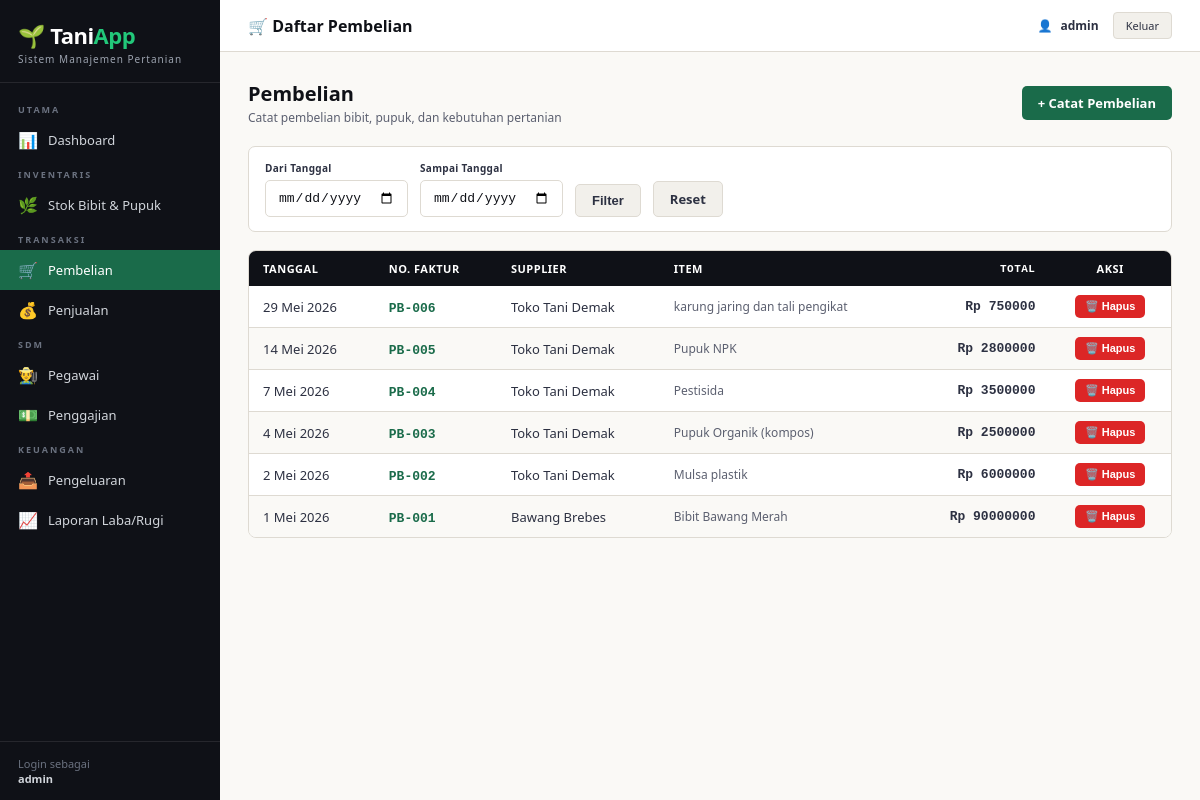
The app's page /transaksi/pembelian/ (signed in) with its own data.
### transaksi/models.py (models this page shows, shortened)
class Pembelian(models.Model):
    tanggal    = models.DateField()
    no_faktur  = models.CharField(max_length=60, unique=True)
    supplier   = models.CharField(max_length=150, blank=True, default='')
    total      = models.FloatField(default=0)
    keterangan = models.TextField(blank=True, default='')
    created_at = models.DateTimeField(auto_now_add=True)
    class Meta:
        ordering = ['-tanggal', '-id']

class ItemPembelian(models.Model):
    pembelian  = models.ForeignKey(Pembelian, on_delete=models.CASCADE, related_name='items')
    stok       = models.ForeignKey(Stok, on_delete=models.PROTECT, null=True, blank=True)
    nama_item  = models.CharField(max_length=150)
    jumlah     = models.FloatField()
    satuan     = models.CharField(max_length=30)
    harga_sat  = models.FloatField()

### transaksi/views.py (the view)
# urls.py: path('pembelian/',               views.list_pembelian,   name='list_pembelian'),
@login_required
def list_pembelian(request):
    start = request.GET.get('start', '')
    end   = request.GET.get('end', '')
    qs    = Pembelian.objects.prefetch_related('items')
    if start: qs = qs.filter(tanggal__gte=start)
    if end:   qs = qs.filter(tanggal__lte=end)
    return render(request, 'transaksi/list_pembelian.html', {'list': qs})

### templates/transaksi/list_pembelian.html (shortened to what this page needs)
{% extends "base.html" %}
{% block topbar_title %}🛒 Daftar Pembelian{% endblock %}
{% block nav_beli %}active{% endblock %}
{% block content %}
<div class="page-header">
  <div><h1>Pembelian</h1><p>Catat pembelian bibit, pupuk, dan kebutuhan pertanian</p></div>
  <a href="/transaksi/pembelian/tambah/" class="btn btn-primary">+ Catat Pembelian</a>
</div>
<form class="filter-bar" method="get">
  <div class="form-group"><label>Dari Tanggal</label><input type="date" name="start" value="{{ request.GET.start }}"></div>
  <div class="form-group"><label>Sampai Tanggal</label><input type="date" name="end" value="{{ request.GET.end }}"></div>
  <button type="submit" class="btn btn-secondary">Filter</button>
  <a href="/transaksi/pembelian/" class="btn btn-secondary">Reset</a>
</form>
<div class="table-wrap">
  <table>
    <thead><tr><th>Tanggal</th><th>No. Faktur</th><th>Supplier</th><th>Item</th><th class="td-right">Total</th><th class="td-center">Aksi</th></tr></thead>
    <tbody>
      {% for pb in list %}
      <tr>
        <td>{{ pb.tanggal }}</td>
        <td><span style="color:#1a6b4a;font-weight:600;font-family:monospace">{{ pb.no_faktur }}</span></td>
        <td>{{ pb.supplier|default:"-" }}</td>
        <td class="text-muted">
          {% for item in pb.items.all %}{{ item.nama_item }}{% if not forloop.last %}, {% endif %}{% endfor %}
        </td>
        <td class="td-right"><strong>Rp {{ pb.total|floatformat:0 }}</strong></td>
        <td class="td-center">
          <form method="post" action="/transaksi/pembelian/{{ pb.pk }}/hapus/" style="display:inline" onsubmit="return confirm('Hapus pembelian {{ pb.no_faktur }}?')">
            {% csrf_token %}<button type="submit" class="btn btn-danger btn-sm">🗑️ Hapus</button>
          </form>
        </td>
      </tr>
      {% empty %}
      <tr><td colspan="6" class="td-center text-muted" style="padding:24px">Belum ada pembelian.</td></tr>
      {% endfor %}
    </tbody>
  </table>
</div>
{% endblock %}

### templates/base.html (shortened to what this page needs)
<!DOCTYPE html>
<html lang="id">
<head>
</head>
<body>
<aside class="sidebar">
  <div class="sidebar-brand">
    <div class="logo">🌱 Tani<span>App</span></div>
    <div class="tagline">Sistem Manajemen Pertanian</div>
  </div>
  <nav class="nav">
    <div class="nav-section">Utama</div>
    <a href="/" class="{% block nav_dashboard %}{% endblock %}"><span class="ico">📊</span> Dashboard</a>
    <div class="nav-section">Inventaris</div>
    <a href="/stok/" class="{% block nav_stok %}{% endblock %}"><span class="ico">🌿</span> Stok Bibit & Pupuk</a>
    <div class="nav-section">Transaksi</div>
    <a href="/transaksi/pembelian/" class="{% block nav_beli %}{% endblock %}"><span class="ico">🛒</span> Pembelian</a>
    <a href="/transaksi/penjualan/" class="{% block nav_jual %}{% endblock %}"><span class="ico">💰</span> Penjualan</a>
    <div class="nav-section">SDM</div>
    <a href="/pegawai/" class="{% block nav_pegawai %}{% endblock %}"><span class="ico">👨‍🌾</span> Pegawai</a>
    <a href="/pegawai/penggajian/" class="{% block nav_gaji %}{% endblock %}"><span class="ico">💵</span> Penggajian</a>
    <div class="nav-section">Keuangan</div>
    <a href="/laporan/pengeluaran/" class="{% block nav_pengeluaran %}{% endblock %}"><span class="ico">📤</span> Pengeluaran</a>
    <a href="/laporan/laba-rugi/" class="{% block nav_laporan %}{% endblock %}"><span class="ico">📈</span> Laporan Laba/Rugi</a>
  </nav>
  <div class="sidebar-footer">
    Login sebagai<br><strong>{{ request.user.username }}</strong>
  </div>
</aside>
<div class="main">
  <div class="topbar">
    <div class="topbar-title">{% block topbar_title %}{% endblock %}</div>
    <div class="topbar-right">
      <div class="user-badge">👤 <strong>{{ request.user.username }}</strong></div>
      <a href="/logout/" class="btn-logout">Keluar</a>
    </div>
  </div>
  <div class="content">
    {% block content %}{% endblock %}
  </div>
</div>
</body>
</html>

### templates/base.html (style rules this page uses)
:root { --green: #1a6b4a; --green2: #22c87a; --green3: #f0fdf4; --ink: #0f1117; --ink2: #2d3142; --ink3: #5c6070; --paper: #faf9f6; --paper2: #f2f0eb; --rule: #dedad2; --red: #dc2626; --blue: #1d4ed8; --gold: #b45309; --sidebar: 220px; }
*,*::before,*::after { margin:0;padding:0;box-sizing:border-box }
html { font-size:15px }
body { font-family:'Segoe UI',system-ui,sans-serif;background:var(--paper);color:var(--ink);display:flex;min-height:100vh }
.sidebar { width:var(--sidebar);background:var(--ink);color:#fff;display:flex;flex-direction:column;position:fixed;top:0;left:0;height:100vh;z-index:100;overflow-y:auto }
.sidebar-brand { padding:20px 18px 16px;border-bottom:1px solid #ffffff18 }
.sidebar-brand .logo { font-size:22px;font-weight:700;letter-spacing:-.5px;color:#fff }
.sidebar-brand .logo span { color:var(--green2) }
.sidebar-brand .tagline { font-size:10px;color:#9ca3af;letter-spacing:1px;margin-top:2px }
.nav { padding:12px 0;flex:1 }
.nav-section { padding:8px 18px 4px;font-size:9px;font-weight:600;letter-spacing:2px;text-transform:uppercase;color:#6b7280 }
.nav a { display:flex;align-items:center;gap:10px;padding:9px 18px;color:#d1d5db;text-decoration:none;font-size:13px;font-weight:500;transition:background .15s }
.nav a.active { background:var(--green);color:#fff }
.nav a .ico { font-size:16px;width:20px;text-align:center }
.sidebar-footer { padding:14px 18px;border-top:1px solid #ffffff18;font-size:11px;color:#6b7280 }
.sidebar-footer strong { color:#d1d5db }
.main { margin-left:var(--sidebar);flex:1;display:flex;flex-direction:column;min-height:100vh }
.topbar { background:#fff;border-bottom:1px solid var(--rule);padding:12px 28px;display:flex;align-items:center;justify-content:space-between;position:sticky;top:0;z-index:50 }
.topbar-title { font-size:16px;font-weight:700;color:var(--ink) }
.topbar-right { display:flex;align-items:center;gap:14px }
.user-badge { display:flex;align-items:center;gap:8px;font-size:12px;color:var(--ink3) }
.user-badge strong { color:var(--ink2) }
.btn-logout { font-size:11px;background:var(--paper2);border:1px solid var(--rule);border-radius:4px;padding:5px 12px;color:var(--ink2);text-decoration:none;font-weight:500 }
.content { padding:28px;flex:1 }
.page-header { display:flex;align-items:center;justify-content:space-between;margin-bottom:20px;gap:12px;flex-wrap:wrap }
.page-header h1 { font-size:20px;font-weight:700;color:var(--ink) }
.page-header p { font-size:12px;color:var(--ink3);margin-top:2px }
.btn { display:inline-flex;align-items:center;gap:6px;padding:8px 16px;border-radius:5px;font-size:13px;font-weight:600;text-decoration:none;border:none;cursor:pointer;transition:filter .15s }
.btn-primary { background:var(--green);color:#fff }
.btn-danger { background:var(--red);color:#fff }
.btn-secondary { background:var(--paper2);color:var(--ink2);border:1px solid var(--rule) }
.btn-sm { padding:5px 10px;font-size:11px }
.table-wrap { overflow-x:auto;background:#fff;border:1px solid var(--rule);border-radius:8px }
table { width:100%;border-collapse:collapse;font-size:13px }
thead th { background:var(--ink);color:#fff;padding:10px 14px;text-align:left;font-size:11px;font-weight:600;letter-spacing:.5px;text-transform:uppercase }
tbody tr:nth-child(even) { background:var(--paper) }
tbody td { padding:9px 14px;border-bottom:1px solid var(--rule);vertical-align:middle;color:var(--ink2) }
tbody tr:last-child td { border-bottom:none }
.td-right { text-align:right;font-family:monospace }
.td-center { text-align:center }
.form-group { margin-bottom:16px }
.form-group label { display:block;font-size:12px;font-weight:600;color:var(--ink2);margin-bottom:5px;letter-spacing:.3px }
.form-group input,.form-group select,.form-group textarea { width:100%;padding:9px 12px;border:1px solid var(--rule);border-radius:5px;font-size:13px;color:var(--ink);background:#fff;outline:none;transition:border .15s }
.filter-bar { background:#fff;border:1px solid var(--rule);border-radius:7px;padding:14px 16px;margin-bottom:18px;display:flex;gap:12px;flex-wrap:wrap;align-items:flex-end }
.filter-bar .form-group { margin-bottom:0;min-width:140px }
.filter-bar .form-group label { font-size:10px }
.text-muted { color:var(--ink3);font-size:12px }

### records on screen
Pembelian: tanggal "29 Mei 2026", no_faktur "PB-006", supplier "Toko Tani Demak", total "750000"
ItemPembelian: nama_item "karung jaring dan tali pengikat"
Pembelian: tanggal "14 Mei 2026", no_faktur "PB-005", supplier "Toko Tani Demak", total "2800000"
ItemPembelian: nama_item "Pupuk NPK"
Pembelian: tanggal "7 Mei 2026", no_faktur "PB-004", supplier "Toko Tani Demak", total "3500000"
ItemPembelian: nama_item "Pestisida"
Pembelian: tanggal "4 Mei 2026", no_faktur "PB-003", supplier "Toko Tani Demak", total "2500000"
ItemPembelian: nama_item "Pupuk Organik (kompos)"
Pembelian: tanggal "2 Mei 2026", no_faktur "PB-002", supplier "Toko Tani Demak", total "6000000"
ItemPembelian: nama_item "Mulsa plastik"
Pembelian: tanggal "1 Mei 2026", no_faktur "PB-001", supplier "Bawang Brebes", total "90000000"
ItemPembelian: nama_item "Bibit Bawang Merah"

### other values on screen
{{ request.user.username }} "admin"
